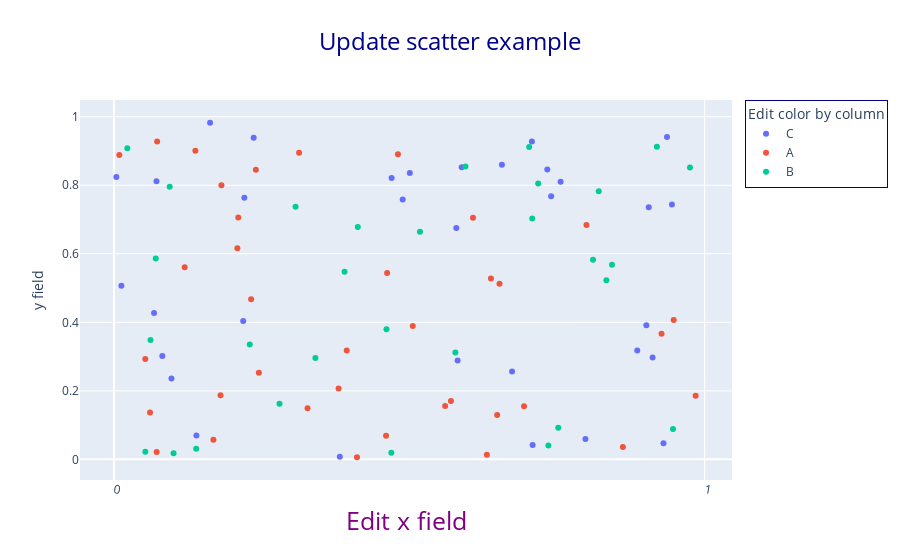

The cell this chart's notebook holds for it:
### Code cell
fig.update_xaxes(
    title_text="Edit x field",  # x축 제목 설정
    # Set title for x-axis

    title_font=dict(size=25, color="purple"),  # x축 제목의 글꼴 크기와 색상 설정
    # Set font size and color for x-axis title

    tickangle=10,  # x축 눈금 라벨의 기울기 각도 (10도로 설정)
    # Set angle for x-axis tick labels (10 degrees)

    dtick=1  # 눈금 간격을 1로 설정
    # Set tick interval to 1
)
fig.show()

### Figure 1 — Plotly figure (JSON) as saved in the notebook; plotly's stock layout.template omitted (floating-point values rounded to 4 significant figures)
{"data": [{"hovertemplate": "Color by column=C<br>x field=%{x}<br>y field=%{y}<extra></extra>", "legendgroup": "C", "marker": {"color": "#636efa", "symbol": "circle"}, "mode": "markers", "name": "C", "orientation": "v", "showlegend": true, "type": "scatter", "x": [0.3823, 0.5886, 0.8859, 0.5795, 0.6739, 0.9013, 0.003839, 0.9363, 0.9119, 0.1394, 0.01236, 0.47, 0.06767, 0.08167, 0.5008, 0.9303, 0.2205, 0.1626, 0.2363, 0.9446, 0.4887, 0.7561, 0.09715, 0.7982, 0.6567, 0.7075, 0.7401, 0.2186, 0.07176, 0.7335, 0.7087, 0.5817, 0.9053], "xaxis": "x", "y": [0.007869, 0.8525, 0.3175, 0.6749, 0.2565, 0.3917, 0.8238, 0.941, 0.2974, 0.06965, 0.5067, 0.8209, 0.427, 0.3015, 0.8361, 0.04696, 0.7637, 0.9824, 0.939, 0.744, 0.7583, 0.8105, 0.2361, 0.05927, 0.8602, 0.9276, 0.7677, 0.4035, 0.8114, 0.846, 0.04169, 0.2883, 0.7359], "yaxis": "y"}, {"hovertemplate": "Color by column=A<br>x field=%{x}<br>y field=%{y}<extra></extra>", "legendgroup": "A", "marker": {"color": "#EF553B", "symbol": "circle"}, "mode": "markers", "name": "A", "orientation": "v", "showlegend": true, "type": "scatter", "x": [0.06086, 0.1818, 0.1803, 0.1195, 0.07286, 0.2087, 0.5606, 0.2321, 0.1376, 0.9848, 0.7999, 0.008871, 0.4113, 0.6312, 0.4605, 0.07211, 0.1682, 0.6487, 0.927, 0.9476, 0.2451, 0.6078, 0.6381, 0.5704, 0.3133, 0.3939, 0.4623, 0.6526, 0.5057, 0.3801, 0.8615, 0.4806, 0.24, 0.05285, 0.2103, 0.3276, 0.6942], "xaxis": "x", "y": [0.1371, 0.7998, 0.1868, 0.5604, 0.9277, 0.6159, 0.1559, 0.4672, 0.9008, 0.1855, 0.6843, 0.8886, 0.006136, 0.01327, 0.06894, 0.02181, 0.05746, 0.1291, 0.3665, 0.4065, 0.2528, 0.7052, 0.528, 0.1703, 0.8949, 0.3179, 0.5436, 0.5128, 0.3892, 0.2068, 0.03622, 0.8905, 0.8452, 0.2932, 0.7056, 0.1488, 0.1549], "yaxis": "y"}, {"hovertemplate": "Color by column=B<br>x field=%{x}<br>y field=%{y}<extra></extra>", "legendgroup": "B", "marker": {"color": "#00cc96", "symbol": "circle"}, "mode": "markers", "name": "B", "orientation": "v", "showlegend": true, "type": "scatter", "x": [0.7029, 0.595, 0.02241, 0.3408, 0.9751, 0.8431, 0.5779, 0.3903, 0.8336, 0.7521, 0.139, 0.07059, 0.811, 0.5179, 0.9464, 0.8207, 0.4694, 0.09419, 0.708, 0.05291, 0.4613, 0.1008, 0.7181, 0.4127, 0.2801, 0.7354, 0.3073, 0.06166, 0.9191, 0.2298], "xaxis": "x", "y": [0.9115, 0.8546, 0.9082, 0.2958, 0.8521, 0.5683, 0.3117, 0.5472, 0.5231, 0.09188, 0.03082, 0.5865, 0.5824, 0.6645, 0.08877, 0.7822, 0.01933, 0.7955, 0.7028, 0.02219, 0.3799, 0.01815, 0.8052, 0.6778, 0.1624, 0.04023, 0.7371, 0.3483, 0.9126, 0.3354], "yaxis": "y"}], "layout": {"legend": {"bordercolor": "darkblue", "borderwidth": 1, "title": {"text": "Edit color by column"}, "tracegroupgap": 0, "x": 1.02, "xanchor": "left", "y": 1, "yanchor": "top"}, "title": {"font": {"color": "darkblue", "size": 24}, "text": "Update scatter example", "x": 0.5}, "xaxis": {"anchor": "y", "domain": [0, 1], "dtick": 1, "tickangle": 10, "title": {"font": {"color": "purple", "size": 25}, "text": "Edit x field"}}, "yaxis": {"anchor": "x", "domain": [0, 1], "title": {"text": "y field"}}}}
